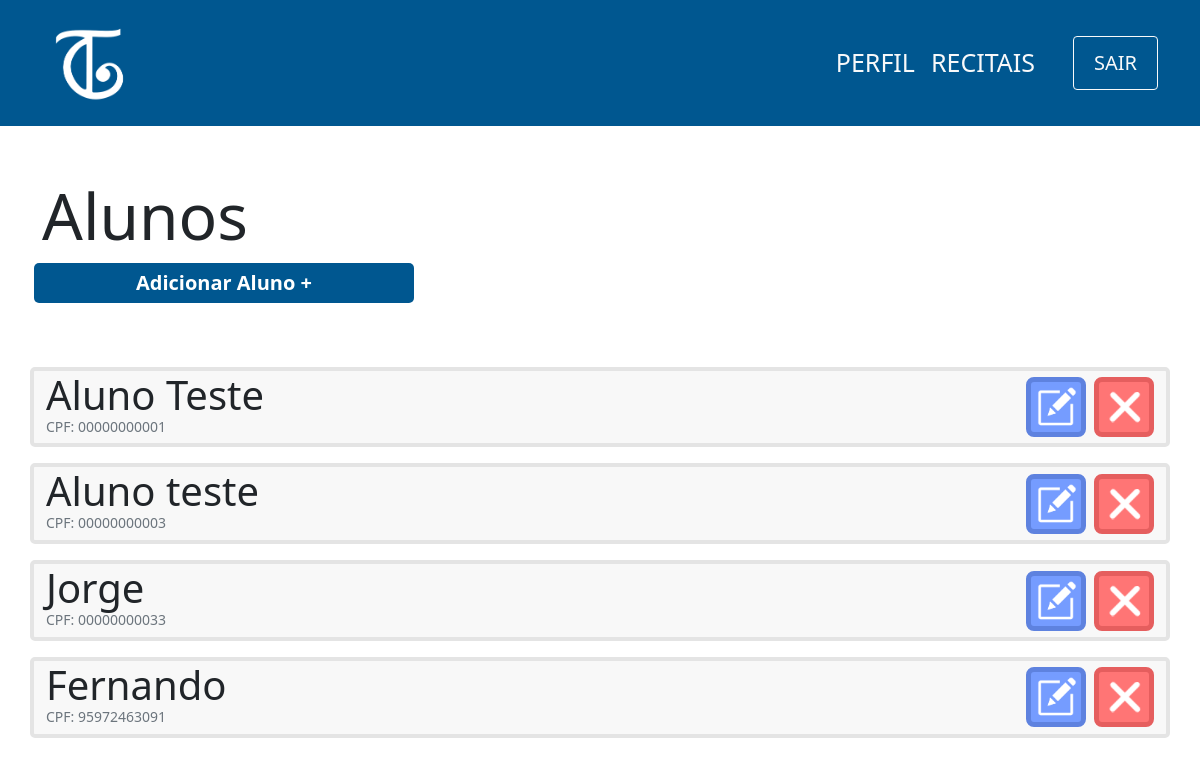
Screenshot of /view/aluno/index.php with the database file from the repository.
### tables this page shows
CREATE TABLE aluno(
                id INTEGER PRIMARY KEY,
                cpf varchar(11) not null,
                nome varchar(100) not null,
                username varchar(100) not null,
                responsavel varchar(100),
                data_nasc date not null,
                senha varchar(100) not null,
                email varchar(100) not null                    
            );

### controller/aluno/index.php (called while the page is built)
<?php
    require '../../db/connection.php';
    try {
        $sql=$db->prepare('SELECT nome,id,cpf FROM aluno');
        $sql->execute();
        $alunos=$sql->fetchAll(PDO::FETCH_ASSOC);
    } catch (PDOException $e) {
        echo 'Erro ao executar comando no banco de dados: ' . $e->getMessage();
        exit();
    }

### view/aluno/index.php (the view, shortened to what this page needs)
<?php
    include '../../layouts/navbar.php';
    include '../../controller/aluno/index.php';
?>
<div class="container">
    <div class="row mt-5">
        <h1 class="mt-1 display-3">Alunos</h1>
        <span class="btn-principal col-md-4 col-sm-12 mx-1 text-center mb-5">
            <a href="cadastro.php">Adicionar Aluno +</a>
        </span>
        <?php
            foreach($alunos as $aluno){
                echo'
                    <div class="col-12 card d-flex flex-row mt-3 justify-content-between">
                        <div class="d-flex flex-column">
                            <p class="m-0 display-6">'.$aluno['nome'].'
                            </p>
                            <p class="m-0 text-muted display-3 mb-2" style="font-size:14px">CPF:
                                '.$aluno['cpf'].'
                            </p>
                        </div>
                        <div class="d-flex align-items-center">
                            <button class="btn-editar mx-2">
                                <img src="../../images/edit-icon.png" width=40px>
                            </button>
                            <button class="btn-remover">
                                <img src="../../images/delete-icon.png" width=40px>
                            </button>
                        </div>
                    </div>';
            }
        ?>
    </div>
</div>

### css/style.css (style rules this page uses)
a { text-decoration: none; color:white; }
.btn-principal { background-color: #005790; color:white; padding: 5px 25px; font-weight: 600; font-size:20px; border:none; border-radius:5px; cursor: pointer; text-decoration: none; }
.card { background-color:#F8F8F8; border: 4px solid #E4E4E4; border-radius: 5px; }
.btn-editar { background-color:#759CFF; border: 5px solid #5E82DF; color:white; border-radius:8px; width:60px; height:60px; cursor: pointer; }
.btn-remover { background-color:#FF7575; border: 5px solid #E55E5E; color:white; border-radius:8px; width:60px; height:60px; cursor: pointer; }

### rows the page displays
aluno: nome "Aluno Teste", cpf "00000000001"
aluno: nome "Aluno teste", cpf "00000000003"
aluno: nome "Jorge", cpf "00000000033"
aluno: nome "Fernando", cpf "95972463091"
